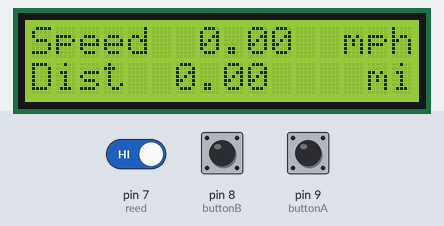
A sketch run on a simulated Arduino Uno, built with avr-gcc and run on an emulated ATmega328P. On the bench: 16×2 character LCD. The test bench sets the inputs (shaded band); at power-on: pin 8 (buttonB) LOW, pin 9 (buttonA) LOW, pin 7 (reed) HIGH. EEPROM starts erased.

Above: at 1.2 s.
1.3 s: pin 8 (buttonB) pulled HIGH for 1 s
At 3.2 s:
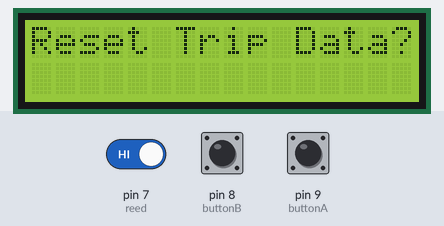
3.8 s: pin 9 (buttonA) pulled HIGH for 3.2 s
At 7.6 s:
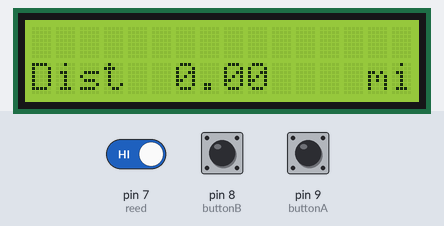
8.5 s: pin 9 (buttonA) pulled HIGH for 0.15 s
At 9.4 s:
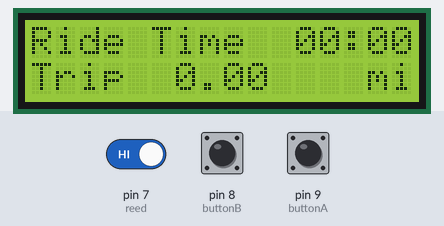
10.5 s: pin 8 (buttonB) pulled HIGH for 0.15 s
At 11.7 s:
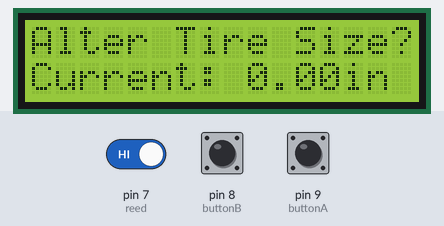
12.1 s: pin 9 (buttonA) pulled HIGH for 1 s
At 13.3 s:
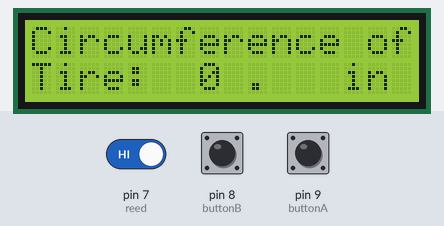
Timing chart, 0 to 15.1 s (numbered marks = the images above; inputs shaded):
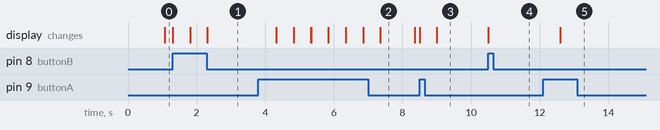

The sketch:

speedometer_options.ino
```cpp
#include <LiquidCrystal.h>

#include <EEPROM.h>

// EEPROM variables
float  EEMEM circStore;
float  EEMEM miStore;
float  EEMEM timeStore;
float  EEMEM tripStore;

LiquidCrystal lcd(12, 11, 5, 4, 3, 2);
float mi = 0;
float n = 0; //Used to update mi display only every ~.5 mi
float k = 0; //For updating mi storage every ~.01 mi

const int reed = 7; // Pin connected to reed switch

unsigned long spdTimer = 0; // Timer used to update speed display once every 1 second
unsigned long magnetTimer = 0; // Timer for debouncing magnet
unsigned long revTimer = 0; // Times revolutions
unsigned long tripTimer = 0; // Times the trip

float rev = 0; // time taken for 1 revolution
float spd = 0;

const int buttonA = 9;
const int buttonB = 8;

//used for circumference collection
int lcdValue = 0; // screen position of circumference place value
int multiplier = 0; // for adding together individual circumference place values
int number = 0;
float circ = 90.00; // circumference value for calculations

int displayMode = 0; // for displaying speed + distance or trip time + trip distance

int tripTime = 0; // time of trip in minutes, does not increment when speed 0
float tripDist = 0;

int hour = 0;
int minute = 0;
int j = 0; //for updating clock

void setup() {
  // set up the LCD's number of columns and rows:
  lcd.begin(16, 2);

  // set up reed switch
  pinMode(reed, INPUT_PULLUP);

  // initialize buttons
  pinMode(buttonA, INPUT);
  pinMode(buttonB, INPUT);


  // retrieve stored circumference, mi, and trip data
  eeprom_read_block(&circ, &circStore, sizeof(circ));
  eeprom_read_block(&mi, &miStore, sizeof(mi));

  eeprom_read_block(&tripTime, &timeStore, sizeof(tripTime));
  eeprom_read_block(&tripDist, &tripStore, sizeof(tripDist));
}

void loop() {
  // default display and button modes
  if (multiplier == 0) {
    // toggles between trip display and speed display when button A pressed
    if (digitalRead(buttonA) == HIGH) {
      lcd.clear();
      delay(500);
      n = 0;
      if (displayMode == 0) {
        displayMode = 1;
        lcd.setCursor(0, 0);

        j = 1;
      }
      else {
        displayMode = 0;
      }
    }
    // if button B pressed, displays current circumference and asks if want to change it
    else if (digitalRead(buttonB) == HIGH) {
      lcd.clear();
      lcd.setCursor(0, 0);
      lcd.print("Alter Tire Size?");
      lcd.setCursor(0, 1);
      lcd.print("Current: ");
      lcd.print(circ);
      lcd.print("in");
      multiplier = -1;
      delay(500);
    }
  }
  // actions available after pressing button B from default display. answers if tire size should be changed
  else if (multiplier == -1) {
    // if button B pressed then leave circumference same and ask if trip data should be reset
    if (digitalRead(buttonB) == HIGH) {
      lcd.clear();
      multiplier = -2;
      delay(500);

      lcd.setCursor(0, 0);
      lcd.print("Reset Trip Data?");
    }
    // if button A pressed then proceed to changing circumference
    else if (digitalRead(buttonA) == HIGH) {
      multiplier = -3;
      delay(500);
    }
  }
  // actions available after pressing button B from change tire size display. answers if trip data should be reset
  else if (multiplier == -2) {
    // if button B pressed don't reset trip data, return to default display
    if (digitalRead(buttonB) == HIGH) {
      lcd.clear();
      multiplier = 0;
      delay(500);

      n = 0;
      j = 1;
    }
    // if button A pressed trip data is reset, return to default display
    else if (digitalRead(buttonA) == HIGH) {
      multiplier = 0;
      delay(500);

      tripTime = 0;
      tripDist = 0;
      n = 0;
      j = 1;

      // saves 0's into data for trip time and distance
      eeprom_write_block(&tripTime, &timeStore, sizeof(tripTime));
      eeprom_write_block(&tripDist, &tripStore, sizeof(tripDist));
    }
  }
  // actions for changing tire circumference, moves from MSB to LSB 00.00
  else if (multiplier == -3) {
    lcd.clear();
    lcd.setCursor(0, 0);
    lcd.print("Circumference of");
    lcd.setCursor(0, 1);
    lcd.print("Tire:    .   in");
    lcdValue = 7;
    lcd.setCursor(lcdValue, 1);
    lcd.print("0");
    circ = 0;
    multiplier = 1;
    delay(500);
  }
  // pressing B counts through numbers 0-9
  else if (digitalRead(buttonB) == HIGH) {
    if (number == 9) {
      number = 0;
    }
    else {
      number = number + 1;
    }
    lcd.setCursor(lcdValue, 1);
    lcd.print(number);
    delay(500);
  }
  // pressing A advances to next digit of circumference
  else if (digitalRead(buttonA) == HIGH) {
    if (lcdValue == 8) {
      lcdValue = 10;
    }
    else {
      lcdValue = lcdValue + 1;
    }
    // uses entered numbers to make circumference for calculations
    circ = circ + ((1.0/((float)multiplier)) * 10.0 * (float)number);
    multiplier = multiplier * 10;
    lcd.setCursor(lcdValue, 1);
    // after hundreths place is set for circumference, save circumference and return to default display
    if (lcdValue == 12) {
      multiplier = 0;
      lcd.clear();

      n = 0;
      j = 1;

      // store circumference to memory
      eeprom_write_block(&circ, &circStore, sizeof(circ));
    }
    else lcd.print("0");
    number = 0;
    delay(500);
  }


  if (multiplier == 0) {
    // Determine if magnet passes switch
    int reedMagnet = digitalRead(reed);

    // performs code if magnet sensed and 200 milliseconds have passed since last time magnet was sensed
    if (magnetTimer == 0 && reedMagnet == LOW) {
      // add to total mileage
      mi = mi + (circ * .0000157828);
      // add to trip mileage distance
      tripDist = tripDist + (circ * .0000157828);
      magnetTimer = millis();
      // amount of time 1 revolution took
      rev = (float)(millis() - revTimer);
      // calculate speed from revolution time and circumference in mph
      spd = (circ * .0000157828) / (rev * .0000002778);
      revTimer = 0;
      revTimer = millis();
    }
    else if (millis() - magnetTimer >= 200UL) {
       magnetTimer = 0;
    }

    // if a revolution takes more than 10 seconds, set speed to 0.
    if (millis() - revTimer >= 10000UL) {
      spd = 0;
      revTimer = 0;
    }

    // display speed and total miles
    if (displayMode == 0) {
      if (spdTimer == 0) {
        spdTimer = millis();
      }


      // updates speed display to LCD every second
      if (millis()-spdTimer >= 1000UL) {
        lcd.setCursor(0, 0);
        lcd.print("Speed        mph");
        lcd.setCursor(7, 0);
        lcd.print(spd);

        spdTimer = 0;
      }

      // updates distance display to LCD every 0.5 miles
      if (mi >= n) {
        lcd.setCursor(0, 1);
        lcd.print("Dist");
        lcd.setCursor(6, 1);
        lcd.print(mi);
        lcd.setCursor(14, 1);
        lcd.print("mi");
        n = n + 0.5;
      }
    }
    // display trip time and trip mileage
    else {
      // prints trip time to LCD display
      if (j == 1) {
        // get hours and minutes of trip
        minute = tripTime % 60;
        hour = tripTime / 60;

        lcd.setCursor(0, 0);
        lcd.print("Ride Time  00:00");
        if (hour < 10) {
          lcd.setCursor(12, 0);
        }
        else {
          lcd.setCursor(11, 0);
        }
        lcd.print(hour);
        if (minute < 10) {
          lcd.setCursor(15, 0);
        }
        else {
          lcd.setCursor(14, 0);
        }
        lcd.print(minute);

        j = 0;
      }

      // updates trip distance to LCD display every 0.5 miles
      if (tripDist >= n) {
        lcd.setCursor(0, 1);
        lcd.print("Trip");
        lcd.setCursor(6, 1);
        lcd.print(tripDist);
        lcd.setCursor(14, 1);
        lcd.print("mi");
        n = n + 0.5;
      }
    }

    // counts in minutes
    if (millis() - tripTimer >= 60000UL) {
      tripTimer = 0;
      tripTimer = millis();

      // only increment trip minutes when bicycle moving, save to memory each time updated
      if (spd != 0) {
        tripTime = tripTime + 1;
        eeprom_update_block(&tripTime, &timeStore, sizeof(tripTime));

        j = 1;
      }
    }

    // saves trip and total distance to memory every .01 miles
    if (mi >= k) {
      // update mi storage to memory
      eeprom_update_block(&mi, &miStore, sizeof(mi));
      eeprom_update_block(&tripDist, &tripStore, sizeof(tripDist));
      k = k + 0.01;
    }
  }
}
```

Measured:
- after the input at 1.3 s, the display: first changes at once (image 1 shows a later state)
- after the input at 3.8 s, the display: first changes after 0.52 s (image 2 shows a later state)
- after the input at 8.5 s, the display: first changes at once (image 3 shows a later state)
- after the input at 10.5 s, the display: changes at once (image 4)
- after the input at 12.1 s, the display: changes after 0.51 s (image 5)
- what the display in image 2 shows lasts 1.0 s, from 7.4 s to 8.4 s
